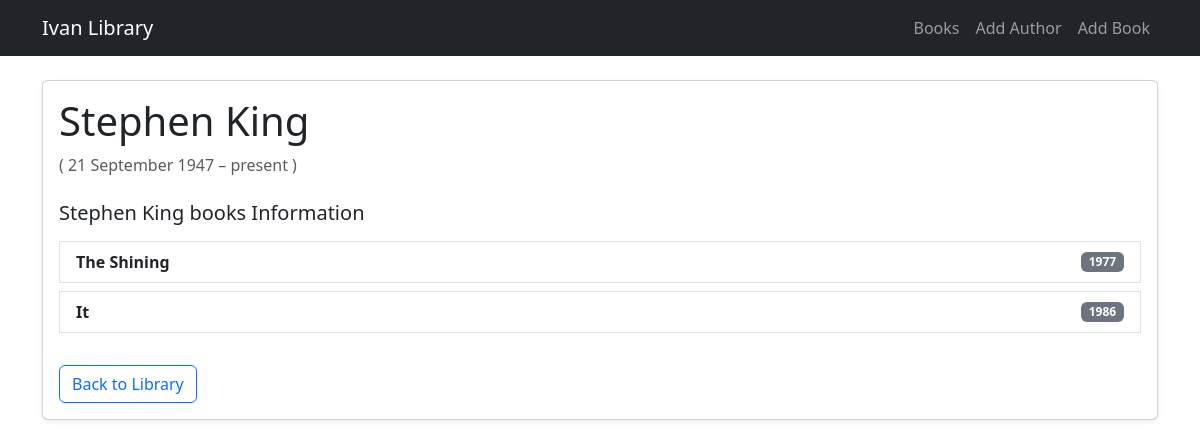
Page /author/5 on the committed database.
### data_models.py (models this page shows, shortened)
class Author(db.Model):
    __tablename__ = "authors"
    id = db.Column(db.Integer, primary_key=True, autoincrement=True)
    name = db.Column(db.String, nullable=False)
    birth_date = db.Column(db.Date, nullable=False)
    date_of_death = db.Column(db.Date, nullable=True)
    books = db.relationship(
        "Book",
        back_populates="author",
        cascade="all, delete-orphan"
    )

class Book(db.Model):
    __tablename__ = "books"
    id = db.Column(db.Integer, primary_key=True, autoincrement=True)
    isbn = db.Column(db.String, nullable=False)
    title = db.Column(db.String, nullable=False)
    publication_year = db.Column(db.Integer, nullable=False)
    author_id = db.Column(
        db.Integer,
        db.ForeignKey("authors.id"),
        nullable=False
    )
    author = db.relationship("Author", back_populates="books")

### app.py (the view)
@app.route("/author/<int:author_id>")
def get_author(author_id):
    author = db.session.execute(
        db.select(Author).where(Author.id == author_id)
    ).scalar_one_or_none()
    return render_template(
        "author_detail.html", author=author
    )

### templates/author_detail.html (shortened to what this page needs)
{% extends "base.html" %}
{% block content %}
<main class="author-detail">
    <article class="card shadow-sm">
        <div class="card-body">
            <header class="mb-4">
                <h1 class="card-title">{{ author.name }}</h1>
                <p class="text-muted mb-0">
                    ( {{ author.birth_date.strftime('%d %B %Y') }} –
                    {% if author.date_of_death %}
                        {{ author.date_of_death.strftime('%d %B %Y') }}
                    {% else %}
                        present
                    {% endif %})
                </p>
            </header>
            <section aria-labelledby="author-information">
                <h2 id="author-information" class="h5 mb-3">
                    {{ author.name }} books Information
                </h2>
                <ul class="list-group list-unstyled">
                    {% for book in author.books %}
                    <li class="mb-2">
                        <a href="{{ url_for('get_book', book_id=book.id) }}"
                           class="list-group-item list-group-item-action">
                            <div class="d-flex justify-content-between align-items-center">
                                <span class="fw-semibold">{{ book.title }}</span>
                                <span class="badge text-bg-secondary">
                                    {{ book.publication_year }}
                                </span>
                            </div>
                        </a>
                    </li>
                    {% else %}
                        <li class="text-muted">
                            No books by this author in the library.
                        </li>
                    {% endfor %}
                </ul>
            </section>
            <footer class="mt-4">
                <a href="{{ url_for('home') }}"
                   class="btn btn-outline-primary">
                    Back to Library
                </a>
            </footer>
        </div>
    </article>
</main>
{% endblock %}

### rows in the picture
Author: name "Stephen King", birth_date "21 September 1947"
Book: title "The Shining", publication_year "1977"
Book: title "It", publication_year "1986"
